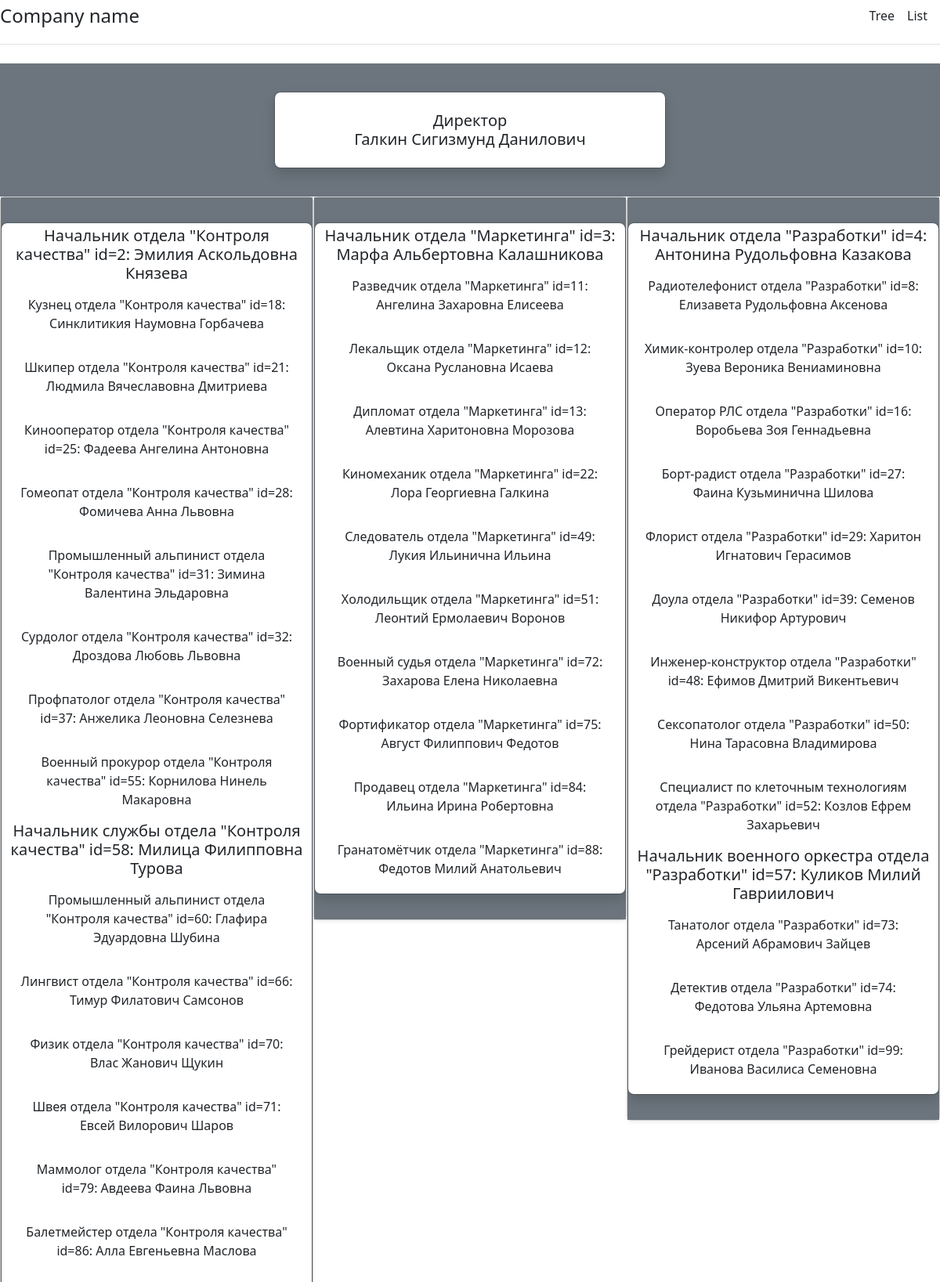
The page / (upper part) on the database its author committed.
### people/models.py (models this page shows)
class Person(models.Model):
    name = models.CharField(max_length=123)
    position = models.CharField(max_length=123)
    date_employment = models.DateField()
    salary = models.FloatField()
    image = models.ImageField(upload_to='images')

### people/views.py (the view)
# urls.py: path('', TreePageView.as_view(), name='tree'),
class TreePageView(ListView):
    model = Person
    context_object_name = 'tree_persons'
    template_name = 'people/tree.html'
    list_persons = model.objects.all()
    def get_context_data(self, *, object_list=None, list_persons=list_persons, **kwargs):
        context = super().get_context_data(**kwargs)
        context['staff'] = select_deportments_tree(list_persons)
        return context

### people/templates/people/tree.html (shortened to what this page needs)
{% extends 'people/base.html' %}
{%block content%}
    <div class="modal modal-alert position-static d-block bg-secondary py-2" tabindex="-1" role="dialog" id="modalChoice">
              <div class="modal-dialog" role="document">
                <div class="modal-content rounded-3 shadow">
                  <div class="modal-body p-4 text-center">
                    <h5 class="mb-0">Директор</h5>
                    <h5 class="mb-0">{{staff.director}}</h5>
                  </div>
                </div>
              </div>
            </div>
        <div class="row row-cols-1 row-cols-sm-2 row-cols-md-3 g-0">
            {% for dep_name, man in staff.departments.items%}
                        <div class="col">
                          <div class="card shadow-sm">
                            <div class="modal modal-alert position-static d-block bg-secondary py-1" tabindex="-1" role="dialog">
                              <div class="modal-dialog" role="document">
                                <div class="modal-content rounded-3 shadow">
                                  <div class="modal-body p-1 text-center">
                                      {% for pos, name in man.items%}
                                            {% if 'Начальник' in pos %}
                                                <h5 class="mb-0">{{pos}}: {{name}}</h5>
                                            {% else %}
                                                <div class="card-body">
                                                  <p class="card-text">{{pos}}: {{name}}</p>
                                                </div>
                                            {% endif %}
                                       {% endfor %}
                                  </div>
                                </div>
                              </div>
                            </div>
                      </div>
                    </div>
            {% endfor %}
        </div>
{%endblock content%}

### people/templates/people/base.html (shortened to what this page needs)
<!DOCTYPE html>
<html lang="ru">
<head>
    <link rel="stylesheet" href="https://cdn.jsdelivr.net/npm/bootstrap@5.2.3/dist/css/bootstrap.min.css">
</head>
<body>
    <div class="d-flex flex-column flex-md-row align-items-center pb-3 mb-4 border-bottom">
      <a href="/" class="d-flex align-items-center text-dark text-decoration-none">
        <span class="fs-4">Company name</span>
      </a>
      <nav class="d-inline-flex mt-2 mt-md-0 ms-md-auto">
        <a class="me-3 py-2 text-dark text-decoration-none" href="tree">Tree</a>
        <a class="me-3 py-2 text-dark text-decoration-none" href="list">List</a>
      </nav>
    </div>
    {%block content%}
    {%endblock content%}
</body>
</html>

### rows shown on the page
Person: director "Галкин Сигизмунд Данилович"
Person: man "Эмилия Аскольдовна Князева"
Person: man "Синклитикия Наумовна Горбачева"
Person: man "Людмила Вячеславовна Дмитриева"
Person: man "Фадеева Ангелина Антоновна"
Person: man "Фомичева Анна Львовна"
Person: man "Зимина Валентина Эльдаровна"
Person: man "Дроздова Любовь Львовна"
Person: man "Анжелика Леоновна Селезнева"
Person: man "Корнилова Нинель Макаровна"
Person: man "Милица Филипповна Турова"
Person: man "Глафира Эдуардовна Шубина"
Person: man "Тимур Филатович Самсонов"
Person: man "Влас Жанович Щукин"
Person: man "Евсей Вилорович Шаров"
Person: man "Авдеева Фаина Львовна"
Person: man "Алла Евгеньевна Маслова"
Person: man "Марфа Альбертовна Калашникова"
Person: man "Ангелина Захаровна Елисеева"
Person: man "Оксана Руслановна Исаева"
Person: man "Алевтина Харитоновна Морозова"
Person: man "Лора Георгиевна Галкина"
Person: man "Лукия Ильинична Ильина"
Person: man "Леонтий Ермолаевич Воронов"
Person: man "Захарова Елена Николаевна"
Person: man "Август Филиппович Федотов"
Person: man "Ильина Ирина Робертовна"
Person: man "Федотов Милий Анатольевич"
Person: man "Антонина Рудольфовна Казакова"
Person: man "Елизавета Рудольфовна Аксенова"
Person: man "Зуева Вероника Вениаминовна"
Person: man "Воробьева Зоя Геннадьевна"
Person: man "Фаина Кузьминична Шилова"
Person: man "Харитон Игнатович Герасимов"
Person: man "Семенов Никифор Артурович"
Person: man "Ефимов Дмитрий Викентьевич"
Person: man "Нина Тарасовна Владимирова"
Person: man "Козлов Ефрем Захарьевич"
Person: man "Куликов Милий Гавриилович"
Person: man "Арсений Абрамович Зайцев"
Person: man "Федотова Ульяна Артемовна"
Person: man "Иванова Василиса Семеновна"

### other values the page prints
{{ pos }} "Начальник отдела \"Контроля качества\" id=2" "Начальник службы отдела \"Контроля качества\" id=58" "Начальник отдела \"Маркетинга\" id=3" "Начальник отдела \"Разработки\" id=4" "Начальник военного оркестра отдела \"Разработки\" id=57"
{{ pos }} "Кузнец отдела \"Контроля качества\" id=18" "Шкипер отдела \"Контроля качества\" id=21" "Кинооператор отдела \"Контроля качества\" id=25" "Гомеопат отдела \"Контроля качества\" id=28" "Промышленный альпинист отдела \"Контроля качества\" id=31" "Сурдолог отдела \"Контроля качества\" id=32" "Профпатолог отдела \"Контроля качества\" id=37" "Военный прокурор отдела \"Контроля качества\" id=55" "Промышленный альпинист отдела \"Контроля качества\" id=60" "Лингвист отдела \"Контроля качества\" id=66" "Физик отдела \"Контроля качества\" id=70" "Швея отдела \"Контроля качества\" id=71" "Маммолог отдела \"Контроля качества\" id=79" "Балетмейстер отдела \"Контроля качества\" id=86" "Разведчик отдела \"Маркетинга\" id=11" "Лекальщик отдела \"Маркетинга\" id=12" "Дипломат отдела \"Маркетинга\" id=13" "Киномеханик отдела \"Маркетинга\" id=22" "Следователь отдела \"Маркетинга\" id=49" "Холодильщик отдела \"Маркетинга\" id=51" "Военный судья отдела \"Маркетинга\" id=72" "Фортификатор отдела \"Маркетинга\" id=75" "Продавец отдела \"Маркетинга\" id=84" "Гранатомётчик отдела \"Маркетинга\" id=88" "Радиотелефонист отдела \"Разработки\" id=8" "Химик-контролер отдела \"Разработки\" id=10" "Оператор РЛС отдела \"Разработки\" id=16" "Борт-радист отдела \"Разработки\" id=27" "Флорист отдела \"Разработки\" id=29" "Доула отдела \"Разработки\" id=39" "Инженер-конструктор отдела \"Разработки\" id=48" "Сексопатолог отдела \"Разработки\" id=50" "Специалист по клеточным технологиям отдела \"Разработки\" id=52" "Танатолог отдела \"Разработки\" id=73" "Детектив отдела \"Разработки\" id=74" "Грейдерист отдела \"Разработки\" id=99"
